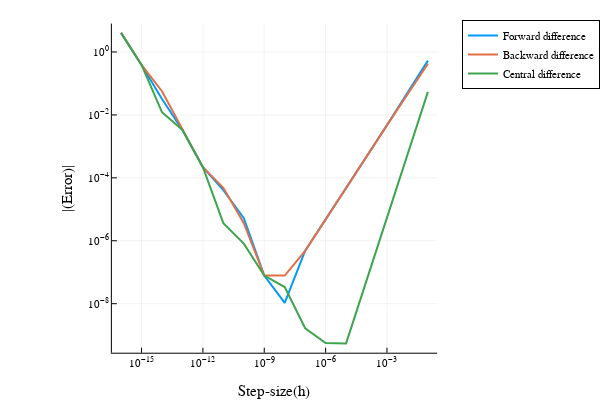

Notebook cell for this chart:
### Code cell
# Error estimates for finite-difference schemes
err_fd = @. abs(forward_diff(1.5,h) - ∂f(1.5));
err_bd = @. abs(backward_diff(1.5,h) - ∂f(1.5));
err_cd = @. abs(central_diff(1.5,h) - ∂f(1.5));

using Plots
plotly()

plotly()  # or gr().... use any backend for plot that you like
plot(h, err_fd, xaxis=:log, yaxis=:log, 
            label = "Forward difference",legend=:outertopright,lw=2)
plot!(h, err_bd, xaxis=:log, yaxis=:log, 
            label = "Backward difference",legend=:outertopright,lw=2)
plot!(h, err_cd, xaxis=:log, yaxis=:log, 
            label = "Central difference",legend=:outertopright,lw=2)
plot!(xlabel = " Step-size(h) ", ylabel = " |(Error)| ")

### Figure 1 — Plotly figure (JSON) as saved in the notebook; plotly's stock layout.template omitted (floating-point values rounded to 4 significant figures)
{"data": [{"colorbar": {"title": ""}, "legendgroup": "Forward difference", "line": {"color": "rgba(0, 154, 250, 1.000)", "dash": "solid", "shape": "linear", "width": 2}, "mode": "lines", "name": "Forward difference", "showlegend": true, "type": "scatter", "x": [0.1, 0.01, 0.001, 0.0001, 1e-05, 1e-06, 1e-07, 1e-08, 1e-09, 1e-10, 1e-11, 1e-12, 1e-13, 1e-14, 1e-15, 1e-16], "xaxis": "x", "y": [0.5314, 0.04786, 0.004737, 0.0004732, 4.732e-05, 4.731e-06, 4.813e-07, 1.054e-08, 7.828e-08, 5.251e-06, 4.078e-05, 0.0002184, 0.003334, 0.03219, 0.3875, 4.053], "yaxis": "y", "zmax": null, "zmin": null}, {"colorbar": {"title": ""}, "legendgroup": "Backward difference", "line": {"color": "rgba(227, 111, 71, 1.000)", "dash": "solid", "shape": "linear", "width": 2}, "mode": "lines", "name": "Backward difference", "showlegend": true, "type": "scatter", "x": [0.1, 0.01, 0.001, 0.0001, 1e-05, 1e-06, 1e-07, 1e-08, 1e-09, 1e-10, 1e-11, 1e-12, 1e-13, 1e-14, 1e-15, 1e-16], "xaxis": "x", "y": [0.4231, 0.04678, 0.004726, 0.0004731, 4.731e-05, 4.732e-06, 4.78e-07, 7.828e-08, 7.828e-08, 3.631e-06, 4.804e-05, 0.0002184, 0.003334, 0.05663, 0.3875, 4.053], "yaxis": "y", "zmax": null, "zmin": null}, {"colorbar": {"title": ""}, "legendgroup": "Central difference", "line": {"color": "rgba(62, 164, 78, 1.000)", "dash": "solid", "shape": "linear", "width": 2}, "mode": "lines", "name": "Central difference", "showlegend": true, "type": "scatter", "x": [0.1, 0.01, 0.001, 0.0001, 1e-05, 1e-06, 1e-07, 1e-08, 1e-09, 1e-10, 1e-11, 1e-12, 1e-13, 1e-14, 1e-15, 1e-16], "xaxis": "x", "y": [0.05414, 0.0005362, 5.361e-06, 5.361e-08, 5.473e-10, 5.629e-10, 1.658e-09, 3.387e-08, 7.828e-08, 8.099e-07, 3.631e-06, 0.0002184, 0.003334, 0.01222, 0.3875, 4.053], "yaxis": "y", "zmax": null, "zmin": null}], "layout": {"annotations": [], "height": 400, "legend": {"bgcolor": "rgba(255, 255, 255, 1.000)", "bordercolor": "rgba(0, 0, 0, 1.000)", "borderwidth": 1, "font": {"color": "rgba(0, 0, 0, 1.000)", "family": "sans-serif", "size": 11}, "title": {"font": {"color": "rgba(0, 0, 0, 1.000)", "family": "sans-serif", "size": 15}, "text": ""}, "tracegroupgap": 0, "traceorder": "normal", "x": 1.05, "xanchor": "upper", "y": 1, "yanchor": "right"}, "margin": {"b": 20, "l": 0, "r": 0, "t": 20}, "paper_bgcolor": "rgba(255, 255, 255, 1.000)", "plot_bgcolor": "rgba(255, 255, 255, 1.000)", "showlegend": true, "width": 600, "xaxis": {"anchor": "y", "domain": [0.2542, 0.9934], "gridcolor": "rgba(0, 0, 0, 0.100)", "gridwidth": 0.5, "linecolor": "rgba(0, 0, 0, 1.000)", "mirror": false, "range": [-16.45, -0.55], "showgrid": true, "showline": true, "showticklabels": true, "tickangle": 0, "tickcolor": "rgb(0, 0, 0)", "tickfont": {"color": "rgba(0, 0, 0, 1.000)", "family": "sans-serif", "size": 11}, "tickmode": "array", "ticks": "inside", "ticktext": ["10<sup>−15</sup>", "10<sup>−12</sup>", "10<sup>−9</sup>", "10<sup>−6</sup>", "10<sup>−3</sup>"], "tickvals": [1e-15, 1e-12, 1e-09, 1e-06, 0.001], "title": " Step-size(h) ", "titlefont": {"color": "rgba(0, 0, 0, 1.000)", "family": "sans-serif", "size": 15}, "type": "log", "visible": true, "zeroline": false, "zerolinecolor": "rgba(0, 0, 0, 1.000)"}, "yaxis": {"anchor": "x", "domain": [0.07581, 0.9902], "gridcolor": "rgba(0, 0, 0, 0.100)", "gridwidth": 0.5, "linecolor": "rgba(0, 0, 0, 1.000)", "mirror": false, "range": [-9.558, 0.9039], "showgrid": true, "showline": true, "showticklabels": true, "tickangle": 0, "tickcolor": "rgb(0, 0, 0)", "tickfont": {"color": "rgba(0, 0, 0, 1.000)", "family": "sans-serif", "size": 11}, "tickmode": "array", "ticks": "inside", "ticktext": ["10<sup>−8</sup>", "10<sup>−6</sup>", "10<sup>−4</sup>", "10<sup>−2</sup>", "10<sup>0</sup>"], "tickvals": [1e-08, 1e-06, 0.0001, 0.01, 1], "title": " |(Error)| ", "titlefont": {"color": "rgba(0, 0, 0, 1.000)", "family": "sans-serif", "size": 15}, "type": "log", "visible": true, "zeroline": false, "zerolinecolor": "rgba(0, 0, 0, 1.000)"}}}
